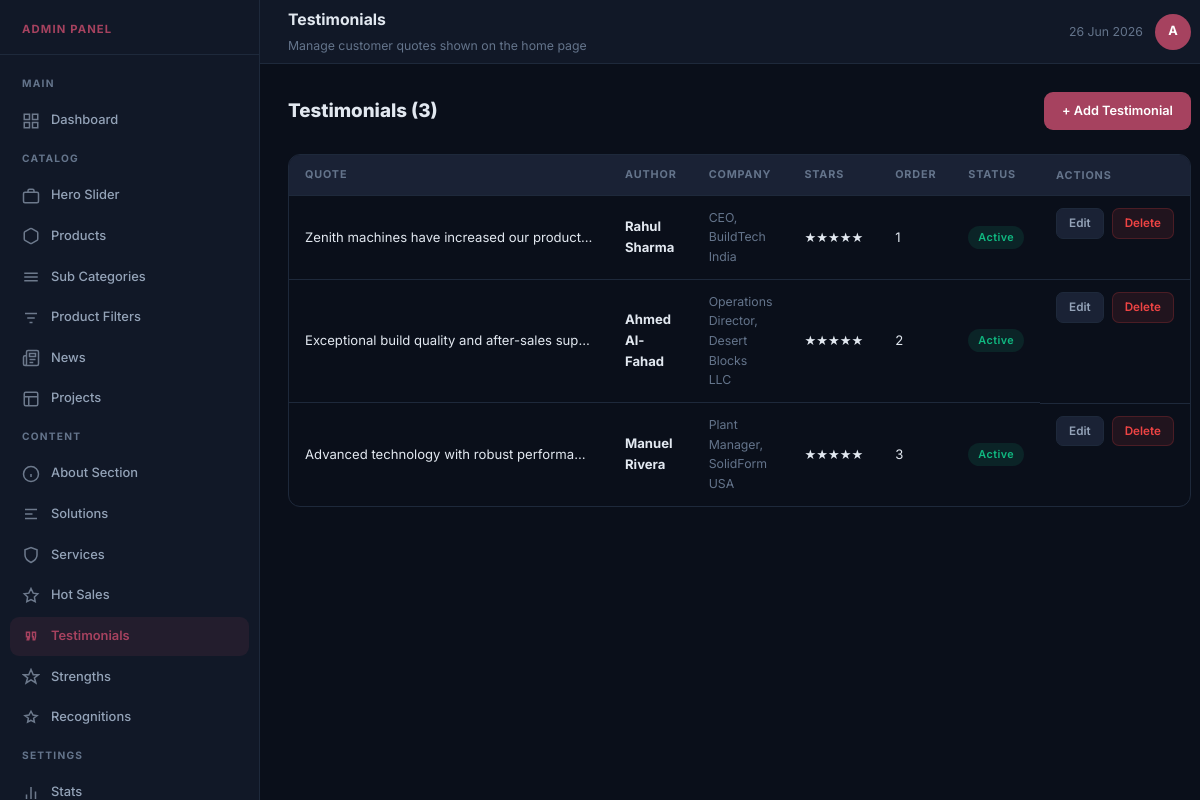
Page /admin/testimonials.php (signed in) on the committed database.
### tables this page shows
CREATE TABLE `testimonials` (
  `id` int(11) NOT NULL,
  `quote` text NOT NULL,
  `author` varchar(200) NOT NULL,
  `company` varchar(200) DEFAULT '',
  `stars` tinyint(3) UNSIGNED NOT NULL DEFAULT 5,
  `sort_order` int(11) DEFAULT 0,
  `is_active` tinyint(1) DEFAULT 1,
  `created_at` timestamp NOT NULL DEFAULT current_timestamp(),
  `updated_at` timestamp NOT NULL DEFAULT current_timestamp() ON UPDATE current_timestamp()
);

### admin/testimonials.php (the view, shortened to what this page needs)
<?php
require_once __DIR__ . '/layout.php';
$pdo = db();
$list = $pdo->query("SELECT * FROM testimonials ORDER BY sort_order ASC, id ASC")->fetchAll();
?>
<div class="admin-layout">
<div class="main-content">
<div class="page-body">
<div class="page-header">
  <div><h1>Testimonials (<?= count($list) ?>)</h1></div>
  <a href="?add=1" class="btn btn-primary">+ Add Testimonial</a>
</div>
<div class="table-wrap">
  <table>
    <thead><tr><th>Quote</th><th>Author</th><th>Company</th><th>Stars</th><th>Order</th><th>Status</th><th>Actions</th></tr></thead>
    <tbody>
    <?php foreach ($list as $item): ?>
      <tr>
        <td class="truncate" style="max-width:320px"><?= htmlspecialchars($item['quote']) ?></td>
        <td><strong><?= htmlspecialchars($item['author']) ?></strong></td>
        <td class="text-sm text-muted"><?= htmlspecialchars($item['company']) ?></td>
        <td><?= str_repeat('★', (int)$item['stars']) ?></td>
        <td><?= (int)$item['sort_order'] ?></td>
        <td><span class="td-badge <?= $item['is_active'] ? 'badge-active' : 'badge-inactive' ?>"><?= $item['is_active'] ? 'Active' : 'Hidden' ?></span></td>
        <td class="flex gap-2">
          <a href="?edit=<?= $item['id'] ?>" class="btn btn-sm btn-secondary">Edit</a>
          <a href="?del=<?= $item['id'] ?>" class="btn btn-sm btn-danger" onclick="return confirm('Delete?')">Delete</a>
        </td>
      </tr>
    <?php endforeach; ?>
    </tbody>
  </table>
</div>
</div>
</div>
</div>
</body>
</html>

### admin/assets/admin.css (style rules this page uses)
*, *::before, *::after { box-sizing: border-box; margin: 0; padding: 0; }
:root { --bg: #0a0f1a; --surface: #111827; --surface2: #1a2235; --border: #1e293b; --accent: #a6425f; --accent-dim: rgba(166,66,95,0.12); --text: #e2e8f0; --text-muted: #64748b; --text-dim: #94a3b8; --success: #10b981; --danger: #ef4444; --warning: #c7768c; --sidebar-w: 260px; --radius: 12px; }
html { font-size: 15px; }
body { font-family: 'Inter', system-ui, sans-serif; background: var(--bg); color: var(--text); min-height: 100vh; line-height: 1.6; }
a { color: inherit; text-decoration: none; }
.admin-layout { display: flex; min-height: 100vh; }
.main-content { margin-left: var(--sidebar-w); flex: 1; display: flex; flex-direction: column; min-height: 100vh; }
.page-body { padding: 28px; flex: 1; }
.table-wrap { overflow-x: auto; border-radius: var(--radius); border: 1px solid var(--border); }
table { width: 100%; border-collapse: collapse; font-size: 0.875rem; }
thead { background: var(--surface2); }
th { padding: 11px 16px; text-align: left; font-size: 0.72rem; font-weight: 700; text-transform: uppercase; letter-spacing: 0.08em; color: var(--text-muted); white-space: nowrap; }
td { padding: 12px 16px; border-top: 1px solid var(--border); vertical-align: middle; }
.td-badge { display: inline-block; padding: 3px 10px; border-radius: 99px; font-size: 0.72rem; font-weight: 600; letter-spacing: 0.04em; }
.badge-active { background: rgba(16,185,129,.12); color: var(--success); }
.btn { display: inline-flex; align-items: center; gap: 7px; padding: 9px 18px; border-radius: 9px; font-size: 0.85rem; font-weight: 600; cursor: pointer; border: none; transition: all 0.18s ease; white-space: nowrap; }
.btn-primary { background: var(--accent); color: #fff; }
.btn-secondary { background: var(--surface2); color: var(--text-dim); border: 1px solid var(--border); }
.btn-danger { background: rgba(239,68,68,.1); color: var(--danger); border: 1px solid rgba(239,68,68,.2); }
.btn-sm { padding: 5px 12px; font-size: 0.78rem; border-radius: 7px; }
.page-header { display: flex; align-items: center; justify-content: space-between; margin-bottom: 24px; flex-wrap: wrap; gap: 12px; }
.page-header h1 { font-size: 1.25rem; font-weight: 800; }
.flex { display: flex; }
.gap-2 { gap: 8px; }
.text-muted { color: var(--text-muted); }
.text-sm { font-size: 0.82rem; }
.truncate { overflow: hidden; text-overflow: ellipsis; white-space: nowrap; max-width: 220px; }

### rows in the picture
testimonials: quote "Zenith machines have increased our product…", author "Rahul Sharma", company "CEO, BuildTech India", stars "★★★★★", sort_order "1", is_active "Active"
testimonials: quote "Exceptional build quality and after-sales sup…", author "Ahmed Al-Fahad", company "Operations Director, Desert Blocks LLC", stars "★★★★★", sort_order "2", is_active "Active"
testimonials: quote "Advanced technology with robust performa…", author "Manuel Rivera", company "Plant Manager, SolidForm USA", stars "★★★★★", sort_order "3", is_active "Active"

### other values in the picture
$title "Testimonials"
$subtitle "Manage customer quotes shown on the home page"
count($list) "3"
